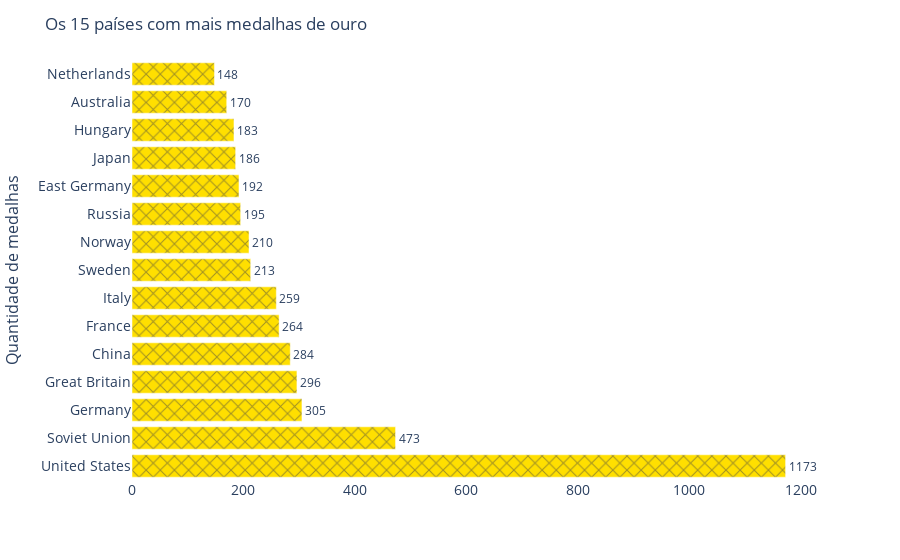

Notebook cell for this chart:
### Markdown cell above
##Gráfico 03: 15 países com mais medalhas de ouro

O gráfico abaixo apresenta o total de medalhas de ouro dos 15 países com mais medalhas de ouro desde 1896.

### Code cell
import plotly.express as px
import pandas as pd
import plotly.graph_objects as go
import plotly.io as pio

#importa/lê a base de dados
df = pd.read_csv ('https://raw.githubusercontent.com/leticia-oliveira/Exercicios-de-APC-UnB/main/dashboard/datasets/medalhaspaises.csv')
df_ordenado = df.sort_values(by='total_gold', ascending=False)
dados = df_ordenado.values.tolist()#enumera as células como lista


#prepara uma lista para receber os valores de *países e *medalhas de ouro
p = [] 
o = []

#laço de repetição que coleta os dados da planilha e "entrega" eles para as listas
for i in range(15):   #15 paises e 15 valores
  p.append(dados[i][0]) #agrupando todos os paises
  o.append(dados[i][-5]) #agrupando todos os valores de medalha

fig = px.bar(template="plotly_white")#define o formato do gráfico
#adiciona cada barra do gráfico
fig.add_trace(go.Bar(x=o, y=p, name='Medalhas de ouro', marker_color='#FFDF00',  marker_pattern_shape="x", text = o, texttemplate = '%{text}', textposition='outside', orientation='h'))
#edita a aparência do gráfico
fig.update_layout(
    title = 'Os 15 países com mais medalhas de ouro',
    xaxis_tickfont_size=14,
    yaxis=dict(title='Quantidade de medalhas', titlefont_size=16, tickfont_size=14
    ),
)

fig.show()

### Figure 1 — Plotly figure (JSON) as saved in the notebook; plotly's stock layout.template omitted (floating-point values rounded to 4 significant figures)
{"data": [{"alignmentgroup": "True", "hovertemplate": "<extra></extra>", "legendgroup": "", "marker": {"color": "#636efa", "pattern": {"shape": ""}}, "name": "", "offsetgroup": "", "orientation": "v", "showlegend": false, "textposition": "auto", "type": "bar", "xaxis": "x", "yaxis": "y"}, {"marker": {"color": "#FFDF00", "pattern": {"shape": "x"}}, "name": "Medalhas de ouro", "orientation": "h", "text": ["1173", "473", "305", "296", "284", "264", "259", "213", "210", "195", "192", "186", "183", "170", "148"], "textposition": "outside", "texttemplate": "%{text}", "type": "bar", "x": [1173, 473, 305, 296, 284, 264, 259, 213, 210, 195, 192, 186, 183, 170, 148], "y": ["United States", "Soviet Union", "Germany", "Great Britain", "China", "France", "Italy", "Sweden", "Norway", "Russia", "East Germany", "Japan", "Hungary", "Australia", "Netherlands"]}], "layout": {"barmode": "relative", "legend": {"tracegroupgap": 0}, "margin": {"t": 60}, "title": {"text": "Os 15 países com mais medalhas de ouro"}, "xaxis": {"anchor": "y", "domain": [0, 1], "tickfont": {"size": 14}}, "yaxis": {"anchor": "x", "domain": [0, 1], "tickfont": {"size": 14}, "title": {"font": {"size": 16}, "text": "Quantidade de medalhas"}}}}
